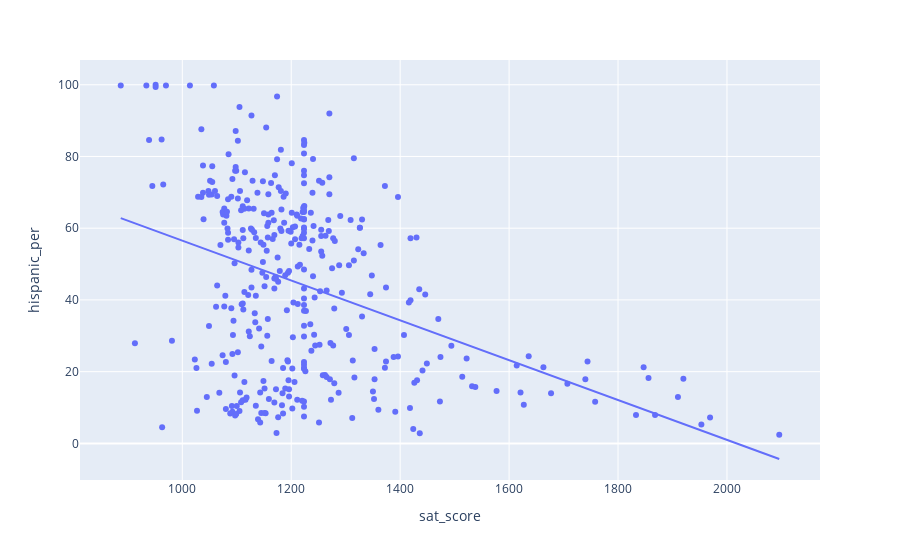

Notebook code cell kept with this figure:
### Markdown cell above
### <center> Explore schools with low SAT scores and high values for hispanic_per.

### Code cell
hispanic_corr = combined[['sat_score','hispanic_per']]
px.scatter(hispanic_corr, x='sat_score', y='hispanic_per', trendline='ols')

### Figure 1 — Plotly figure (JSON) as saved in the notebook; plotly's stock layout.template omitted (floating-point values rounded to 4 significant figures; data arrays with more than 128 entries replaced by an {"elided": "..."} marker saying what was removed)
{"data": [{"hovertemplate": "sat_score=%{x}<br>hispanic_per=%{y}<extra></extra>", "legendgroup": "", "marker": {"color": "#636efa", "symbol": "circle"}, "mode": "markers", "name": "", "orientation": "v", "showlegend": false, "type": "scatter", "x": {"elided": "364 float values"}, "xaxis": "x", "y": {"elided": "364 float values"}, "yaxis": "y"}, {"hovertemplate": "<b>OLS trendline</b><br>hispanic_per = -0.0555457 * sat_score + 112.069<br>R<sup>2</sup>=0.157416<br><br>sat_score=%{x}<br>hispanic_per=%{y} <b>(trend)</b><extra></extra>", "legendgroup": "", "marker": {"color": "#636efa", "symbol": "circle"}, "mode": "lines", "name": "", "showlegend": false, "type": "scatter", "x": {"elided": "364 float values"}, "xaxis": "x", "y": {"elided": "364 float values"}, "yaxis": "y"}], "layout": {"legend": {"tracegroupgap": 0}, "margin": {"t": 60}, "xaxis": {"anchor": "y", "domain": [0, 1], "title": {"text": "sat_score"}}, "yaxis": {"anchor": "x", "domain": [0, 1], "title": {"text": "hispanic_per"}}}}
